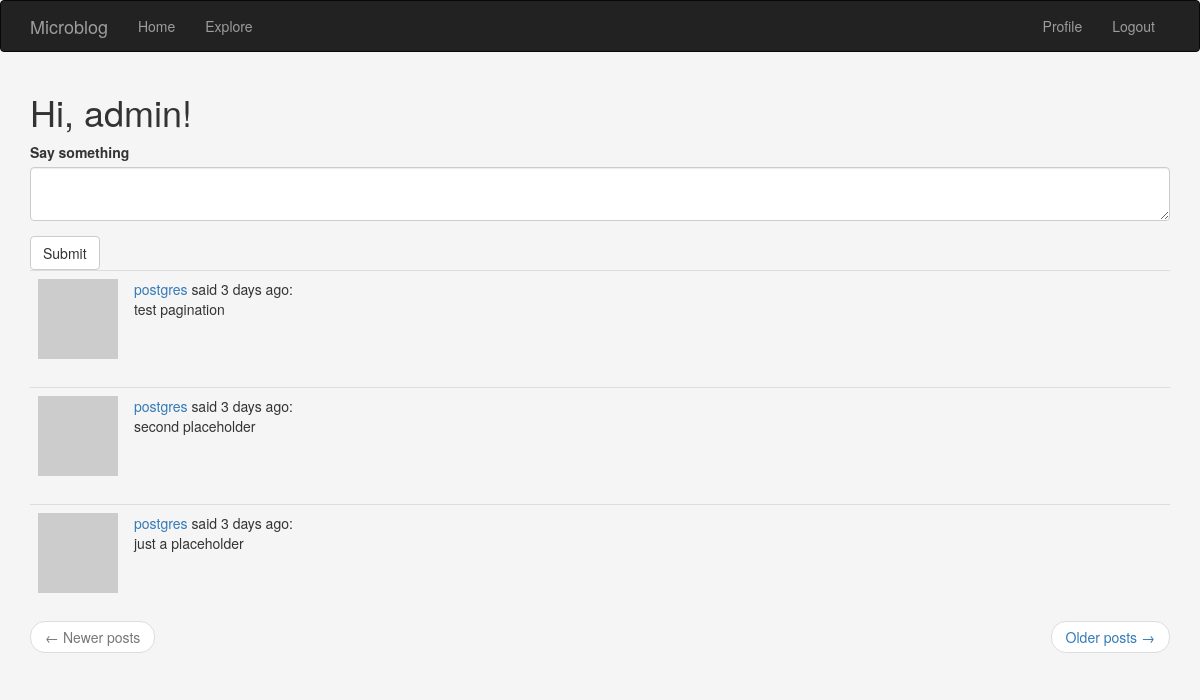
The app's page /index (signed in) with its own data.
### server/models.py (models this page shows, shortened)
class User(UserMixin, db.Model):
    id = db.Column(db.Integer, primary_key=True)
    username = db.Column(db.String(64), index=True, unique=True, nullable=False)
    email = db.Column(db.String(128), index=True, unique=True, nullable=False)
    password_hash = db.Column(db.String(128), nullable=False)
    posts = db.relationship('Post', backref='author', lazy='dynamic') # 'Post'= reference to a class not yet created
    about_me = db.Column(db.String(256), nullable=True)
    last_seen  =db.Column(db.DateTime, default=datetime.utcnow)
    followed = db.relationship(
        'User', secondary=followers,
        primaryjoin=(followers.c.follower_id == id),
        secondaryjoin=(followers.c.followed_id == id),
        backref=db.backref('followers', lazy='dynamic'), lazy='dynamic')
    def avatar(self,size):
        digest = md5(self.email.lower().encode('utf-8')).hexdigest()
        return  f'https://www.gravatar.com/avatar/{digest}?d=identicon&s={size}'

class Post(db.Model):
    id = db.Column(db.Integer, primary_key=True)
    body = db.Column(db.String(140), nullable=False)
    timestamp = db.Column(db.DateTime, index=True, default=datetime.utcnow)
    user_id = db.Column(db.Integer, db.ForeignKey('user.id'),nullable=False)

### server/routes.py (the view)
@app.route('/', methods=['GET', 'POST'])
@app.route('/index', methods=['GET', 'POST'])
@login_required
def index():
    form = PostForm()
    if form.validate_on_submit():
        post = Post(body=form.post.data, author=current_user)
        db.session.add(post)
        db.session.commit()
        flash('Your post is now live!')
        return redirect(url_for('index')) # redirect so that this is a GET request,  avoids duplicate submit in browser
    page = request.args.get('page',1,type=int)
    posts = Post.query.order_by(Post.timestamp.desc()).paginate(page,app.config['POSTS_PER_PAGE'],False)
    next_url = url_for('index', page=posts.next_num) if posts.has_next else None
    prev_url = url_for('index', page=posts.prev_num) if posts.has_prev else None
    return render_template("index.html", title='Home Page', form=form, posts=posts.items, next_url=next_url, prev_url=prev_url)

### server/forms.py
class PostForm(FlaskForm):
    post = TextAreaField('Say something', validators=[DataRequired(), Length(min=1, max=140)])
    submit = SubmitField('Submit')

### server/models.py (called while the page is built)
@login.user_loader
def load_user(id):
    return User.query.get(int(id))

### server/routes.py (called while the page is built)
@app.before_request
def before_request():
    if current_user.is_authenticated:
        current_user.last_seen = datetime.utcnow()
        db.session.commit()

### templates/index.html
{% extends "navbar.html" %}
{% import 'bootstrap/wtf.html' as wtf %}
{% block app_content %}
    <h1>Hi, {{ current_user.username }}!</h1>
    {% if form %}
        {{ wtf.quick_form(form) }}
    {% endif %}
    {% for post in posts %}
        {% include '_post.html' %}
    {% endfor %}
    <nav aria-label="...">
        <ul class="pager">
            <li class="previous{% if not prev_url %} disabled{% endif %}">
                <a href="{{ prev_url or '#' }}">
                    <span aria-hidden="true">&larr;</span> Newer posts
                </a>
            </li>
            <li class="next{% if not next_url %} disabled{% endif %}">
                <a href="{{ next_url or '#' }}">
                    Older posts <span aria-hidden="true">&rarr;</span>
                </a>
            </li>
        </ul>
    </nav>
{% endblock %}

### templates/_post.html
  <table class="table table-hover">
        <tr>
            <td width="70px">
                <a class="text-danger", href="{{ url_for('user', username=post.author.username) }}">
                    <img src="{{ post.author.avatar(70) }}" />
                </a>
            </td>
            <td>
                <a  href="{{ url_for('user', username=post.author.username) }}">
                    {{ post.author.username }}
                </a>
                said {{ moment(post.timestamp).fromNow() }}:
                <br>
                {{ post.body }}
            </td>
        </tr>
    </table>

### templates/navbar.html (style rules this page uses)
body { background: whitesmoke !important; }

### records on screen
User: username "admin"
Post: author.username "postgres", timestamp "3 days ago", body "test pagination"
Post: author.username "postgres", timestamp "3 days ago", body "second placeholder"
Post: author.username "postgres", timestamp "3 days ago", body "just a placeholder"
